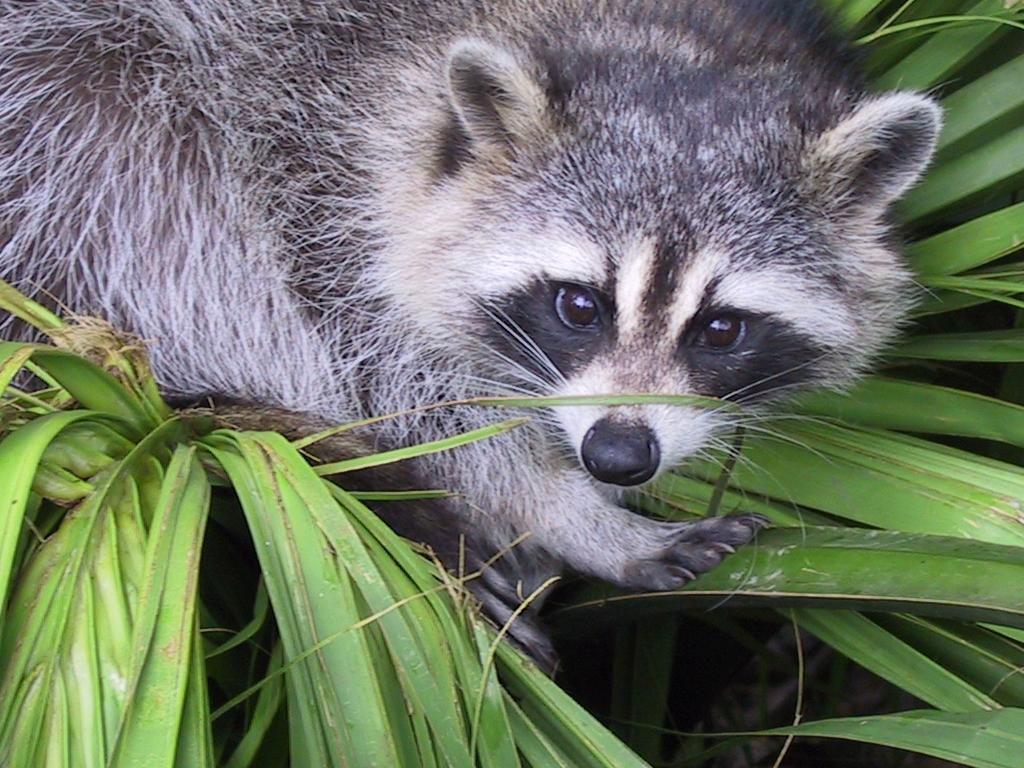
#> input picture 1-array/ex03/animal.jpeg, 1024 x 768 px
$ python zoom.py
#> lines starting #> are read from the running program, lines starting #| are printed output that depends on the picture
### 1-array/ex03/load_image.py
import cv2  # OpenCV, a library for image processing.

def ft_load(path: str):
#> called with path = 'animal.jpeg'
    try:
        # load the image in BGR format (default OpenCV format color)
        image_bgr = cv2.imread(path)
#> image_bgr is the input picture: shape (768, 1024, 3); mean B, G, R 102.1, 117.7, 110.7
        # Convert the image from BGR to RGB (more standard)
        image_rgb = cv2.cvtColor(image_bgr, cv2.COLOR_BGR2RGB)
        # print the image shape (width, height, and color chanels)
        print(image_rgb.shape)
#| (768, 1024, 3)
#| The shape of the image is: (768, 1024, 3)
#> (printed output is left out)
        # Return the loaded image
        return image_rgb
    except Exception as err:
        print("Error:", err)
        return None

### 1-array/ex03/zoom.py
from load_image import ft_load
import cv2
import matplotlib.pyplot as plt

def zoom_image(image):
    # Adjust the coordinates as needed
    zoomed_image = image[100:500, 200:600]
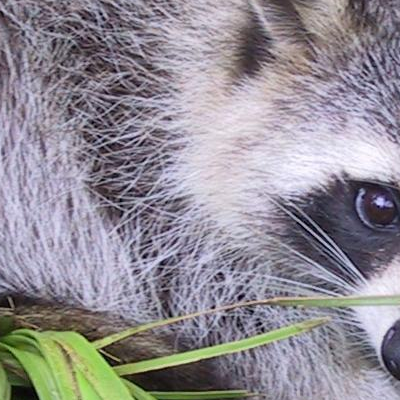
#> zoomed_image: shape (400, 400, 3); mean R, G, B 145.1, 140.8, 148.5
    print(f"New shape after slicing: {zoomed_image.shape}")
#| New shape after slicing: (400, 400, 3)
    return zoomed_image

def display_image(image, title="Image"):
    try:
        # Show image using matplotlib
        plt.imshow(image)
        plt.title(title)
        plt.xlabel("X-axis")  # Staired X axis
        plt.ylabel("Y-axis")  # Staired Y axis
        plt.show()
    except Exception as err:
        print(f"Error showing the image: {err}")

def main():
    # Load the image
    image_path = "animal.jpeg"
    image = ft_load(image_path)

    if image is None:
        print("Error loading the image.")
        return

    # Show image info
    print("The shape of the image is:", image.shape)
    print(image)

    # Zoom into the image
    zoomed_image = zoom_image(image)

    # Show both images: original and zoomed
    display_image(image, "Original Image")
    display_image(zoomed_image, "Zoomed Image")

if __name__ == "__main__":
    main()
